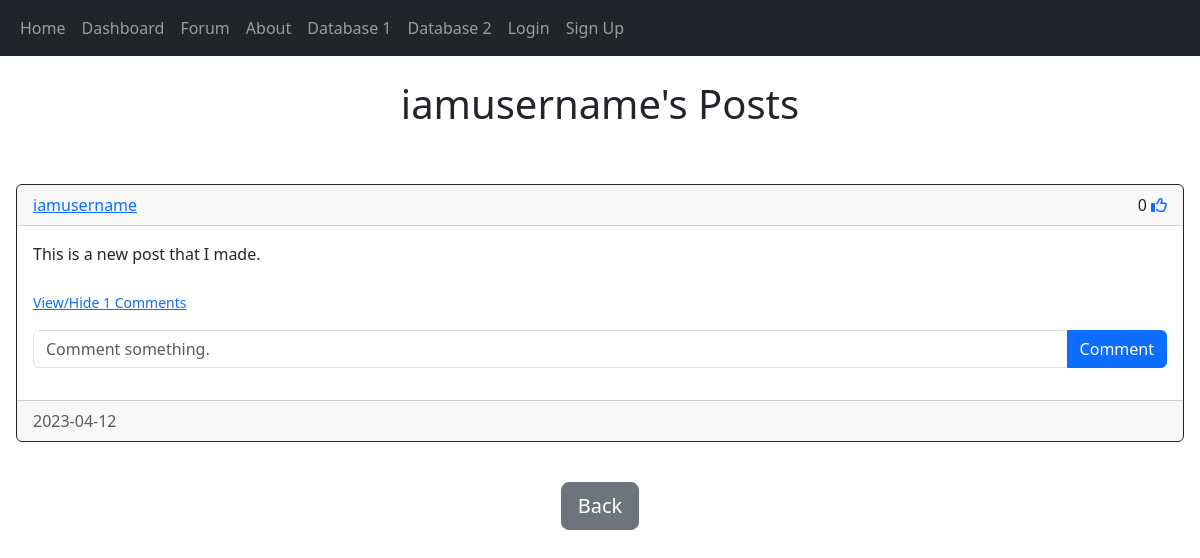
The page /posts/iamusername on the database as committed earlier.
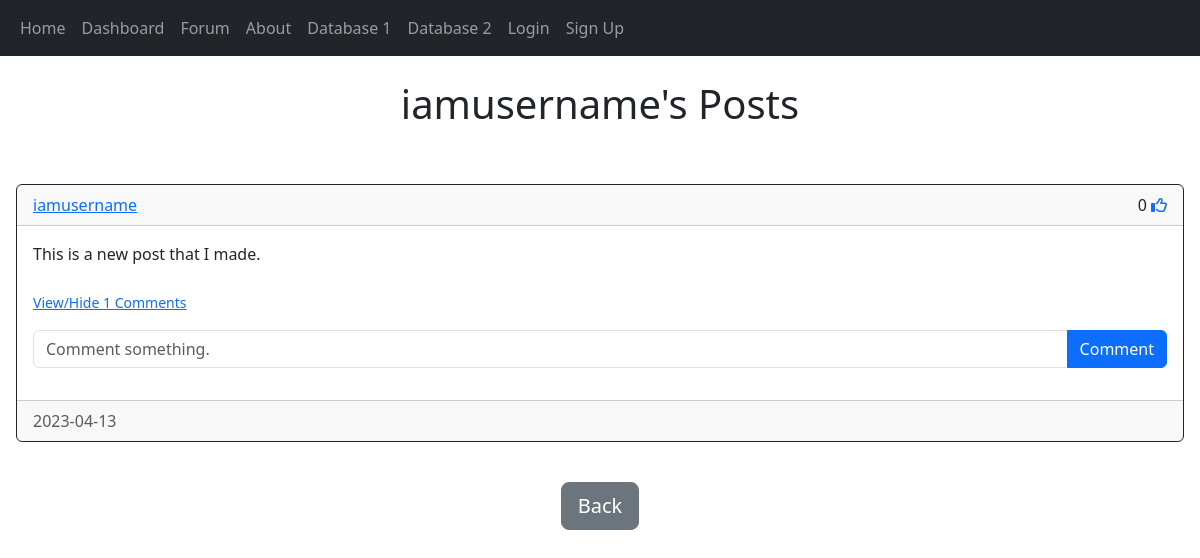
The same page on the database as committed later.
### crayfish_analysis_app/models.py (models this page shows, shortened)
class User(db.Model, UserMixin):
    __tablename__ = "user"
    id = db.Column(db.Integer, primary_key=True)
    date_created = db.Column(db.Date, nullable=True, default=datetime.utcnow)
    username = db.Column(db.String(150), unique=True, nullable=False)
    email = db.Column(db.String(150), unique=True, nullable=False)
    password = db.Column(db.String(150), nullable=False)
    posts = db.relationship('Post', backref='user', passive_deletes=True)
    comments = db.relationship('Comment', backref='user', passive_deletes=True)
    likes = db.relationship('Like', backref='user', passive_deletes=True)

class Post(db.Model):
    __tablename__ = "post"
    id = db.Column(db.Integer, primary_key=True)
    date_created = db.Column(db.Date, nullable=True, default=datetime.utcnow)
    text = db.Column(db.Text, nullable=False)
    author = db.Column(db.Integer, db.ForeignKey('user.id', ondelete='CASCADE'), nullable=False)
    comments = db.relationship('Comment', backref='post', passive_deletes=True)
    likes = db.relationship('Like', backref='Post', passive_deletes=True)

### crayfish_analysis_app/views.py (the view)
@main_bp.route("/posts/<username>")
def posts(username):
    user = User.query.filter_by(username=username).first()
    if not user:
        flash("No user with that username exists.", category="error")
        return redirect(url_for("views.forum"))
    posts = user.posts
    return render_template("posts.html", user=current_user, posts=posts, username=username)

### crayfish_analysis_app/templates/posts.html (shortened to what this page needs)
{% extends "posts_div.html" %}
{% block header1 %}{{username}}'s Posts{% endblock %}
{% block footer %}
<div style="text-align: center">
    <a href="/forum">
        <button type="button" class="btn btn-secondary btn-lg">
            Back
        </button>
    </a>
</div>
<br />
{% endblock %}

### crayfish_analysis_app/templates/posts_div.html (shortened to what this page needs)
{% extends "base.html" %}
{% block content%}
<br />
<h1 style="text-align: center">{% block header1 %}{% endblock %}</h1>
<br />
<div class="card border-0">
    <div class="card-body">
      <div>
        <div id="posts">
            {% for post in posts %}
            <div class="card border-dark">
                <div class="card-header d-flex justify-content-between align-items-center">
                    <a href="/posts/{{post.user.username}}">{{post.user.username}}</a>
                    <div>
                        {{post.likes|length}}
                        {% if user.id in post.likes|map(attribute="author")|list %}
                        <a href="/like-post/{{post.id}}"><i class="fas fa-thumbs-up"></i></a>
                        {% else %}
                        <a href="/like-post/{{post.id}}"><i class="far fa-thumbs-up"></i></a>
                        {% endif %}
                    </div>
                </div>
                <div class="card-body">
                    <div class="card-text">{{post.text}}</div>
                    <br />
                    <p class="card-text">
                        {% if post.comments|length > 0 %}
                        <a data-bs-toggle="collapse" href="#comments-{{post.id}}" role="button">
                            <small>View/Hide {{post.comments|length}} Comments</small>
                        </a>
                        {% else %}
                        <small class="text-muted">No comments</small>
                        {% endif %}
                    </p>
                    <form class="input-group mb-3" method="POST" action="/create-comment/{{post.id}}">
                        <input type="text" id="text" name="text" class="form-control" placeholder="Comment something."/>
                        <button type="submit" class="btn btn-primary">Comment</button>
                    </form>
                </div>
                <div class="card-footer text-muted">{{post.date_created}}</div>
            </div>
            <br />
            {% endfor %}
        </div>
      </div>
    </div>
  </div>
{% block footer %}{% endblock %}
{% endblock %}

### crayfish_analysis_app/templates/base.html (shortened to what this page needs)
<!DOCTYPE html>
<html lang="en">
<head>
    <link href="https://cdn.jsdelivr.net/npm/bootstrap@5.3.0-alpha2/dist/css/bootstrap.min.css" rel="stylesheet">
</head>
<body>
    <nav class="navbar navbar-expand-lg navbar-dark bg-dark">
        <div class="container-fluid">
        <div class="collapse navbar-collapse" id="navbar">
            <div class="navbar-nav">
            <a class="nav-item nav-link" href="/home">Home</a>
            <a class="nav-item nav-link" href="/dashboard">Dashboard</a>
            <a class="nav-item nav-link" href="/forum">Forum</a>
            <a class="nav-item nav-link" href="/about">About</a>
            <a class="nav-item nav-link" href="/crayfish1">Database 1</a>
            <a class="nav-item nav-link" href="/crayfish2">Database 2</a>
            {% if user.is_authenticated %}
              <a class="nav-item nav-link" href="/account-management">Account Management</a>
              <a class="nav-item nav-link" href="/logout">Logout</a>
              {% else %}
              <a class="nav-item nav-link" href="/login">Login</a>
              <a class="nav-item nav-link" href="/signup">Sign Up</a>
              {% endif %}
            </div>
          </div>
        </div>
    </nav>
    <div class="containter">{% block content%}{% endblock %}</div>
</body>
</html>

Rows that differ between the two databases and show on the page:
changed Post "This is a new post that I made.": date_created "2023-04-12" → "2023-04-13"
